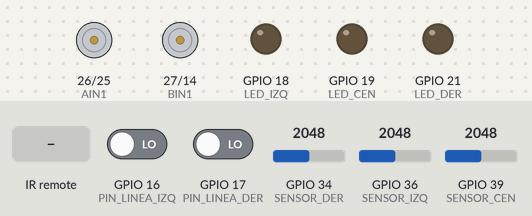
The sketch below on a simulated ESP32. Parts: motor-driver pin pairs drawn as motors (green arrow = first pin HIGH = forward, orange = second pin HIGH = backward, longer = more drive, scaled by the enable pin), output pins drawn as LEDs (lit = HIGH). Dashed ring = blinking. The inputs (shaded band) are chosen by the test bench; at power-on: GPIO 36 (SENSOR_IZQ) = 2048, GPIO 34 (SENSOR_DER) = 2048, GPIO 39 (SENSOR_CEN) = 2048, GPIO 16 (PIN_LINEA_IZQ) LOW, GPIO 17 (PIN_LINEA_DER) LOW. Nothing arrives over Bluetooth unless stated; a phone connects over Bluetooth LE 3 s after start; what the sketch prints to the serial monitor is not drawn.

Above: at 1.2 s.
1.3 s: infrared code 0xF30CFF00 received
At 1.6 s:
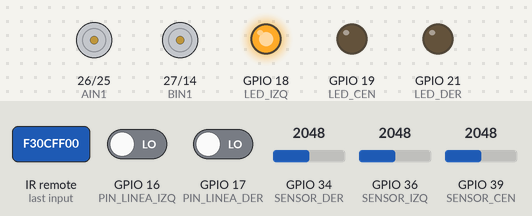
2.8 s: infrared code 0xF609FF00 received
At 2.92 s:
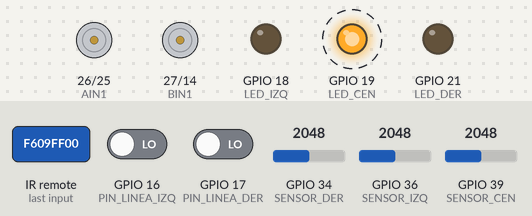
6.3 s: GPIO 36 (SENSOR_IZQ) set to 1954
9.8 s: GPIO 34 (SENSOR_DER) set to 1896
At 10.5 s:
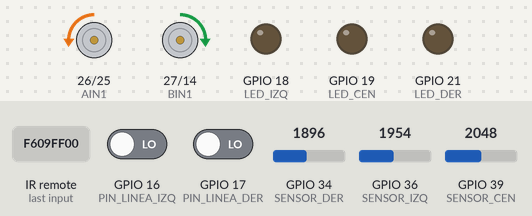
11.3 s: GPIO 39 (SENSOR_CEN) set to 1951
12.8 s: GPIO 39 (SENSOR_CEN) set to 1854
At 14.0 s:
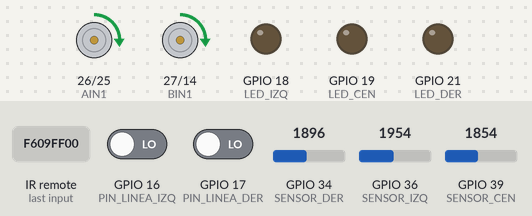
Timing chart, 0 to 15.3 s (numbered marks = the images above; inputs shaded):
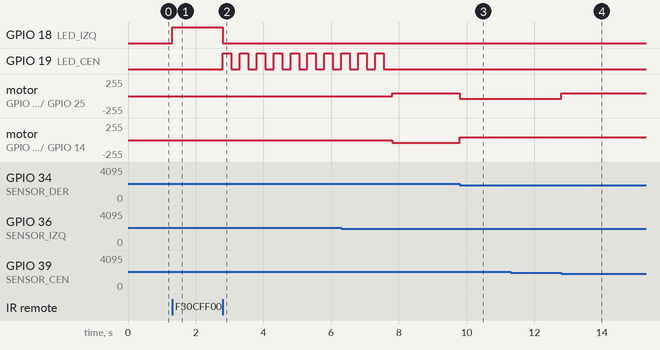

Measured:
- the behaviour switches between 1954 and 1953 on GPIO 34 (SENSOR_DER) (found by bisection; images 2 and 3)
- the behaviour switches between 1897 and 1896 on GPIO 39 (SENSOR_CEN) (found by bisection; images 3 and 4)
- after the input at 1.3 s, GPIO 18 (LED_IZQ): LOW → HIGH at once
- after the input at 2.8 s, GPIO 18 (LED_IZQ): HIGH → LOW at once; GPIO 19 (LED_CEN): alternates HIGH for 0.25 s and LOW for 0.25 s, starting at once
- after the input at 9.8 s, motor on GPIO 26 (AIN1) / GPIO 25 (AIN2): forward 40/255 → backward 40/255 at once; motor on GPIO 27 (BIN1) / GPIO 14 (BIN2): backward 40/255 → forward 40/255 at once
- after the input at 11.3 s, every drawn part: stays the same
- after the input at 12.8 s, motor on GPIO 26 (AIN1) / GPIO 25 (AIN2): backward 40/255 → forward 40/255 at once

The sketch:

combate.ino
```cpp
#include <Arduino.h>
#include <IRremote.hpp>
#include <BLEDevice.h>
#include <BLEServer.h>
#include <BLEUtils.h>
#include <BLE2902.h>

// ==========================================
// 1. CONFIGURACIÓN DE HARDWARE (Sandro v1.5)
// ==========================================

// --- PINES DE MOTORES (Driver TB6612FNG) ---
#define PWMA 32           // PWM Motor Derecho[cite: 1]
#define AIN1 26           // Dirección 1 Motor Derecho[cite: 1]
#define AIN2 25           // Dirección 2 Motor Derecho[cite: 1]

#define PWMB 13           // PWM Motor Izquierdo[cite: 1]
#define BIN1 27           // Dirección 1 Motor Izquierdo[cite: 1]
#define BIN2 14           // Dirección 2 Motor Izquierdo[cite: 1]

// --- PINES DE SENSORES ---
#define SENSOR_IZQ 36       // S1 (Oponente Izquierda)[cite: 1]
#define SENSOR_CEN 39       // S2 / VN (Oponente Centro)[cite: 1]
#define SENSOR_DER 34       // S3 / VP (Oponente Derecha)[cite: 1]
#define PIN_EMISORES 22     // PWM Emisores IR (Q5)[cite: 1]

#define PIN_LINEA_IZQ 16    // SL1 (RX2)[cite: 1]
#define PIN_LINEA_DER 17    // SL2 (TX2)[cite: 1]

// --- INTERFAZ ---
#define PIN_RECEPTOR_IR 4   // VS1838B (Árbitro)[cite: 1]
#define LED_IZQ 18          // L1[cite: 1]
#define LED_CEN 19          // L2[cite: 1]
#define LED_DER 21          // L3[cite: 1]

// Variables globales para la Máquina de Estados
int estadoRobot = 0;           // Arranca en 0 (Esperando selección)
int estrategiaSeleccionada = 0; // Guardará el número de la estrategia

// EL SEGURO DE LOS MOTORES:
// 0 = Totalmente inmovilizado (Seguro para probar sensores).
// 150 = Límite seguro para probar empuj.
int LIMITE_PWM = 40;

BLEServer* pServer = NULL;
BLECharacteristic* pCharacteristicTX = NULL; // Le cambiamos el nombre a TX
bool deviceConnected = false;

// Variable para el cronómetro del Bluetooth
unsigned long tiempoAnteriorBLE = 0;

// Identificadores exactos que exige Bluefruit Connect
#define SERVICE_UUID           "6E400001-B5A3-F393-E0A9-E50E24DCCA9E"
#define CHARACTERISTIC_UUID_RX "6E400002-B5A3-F393-E0A9-E50E24DCCA9E" // Canal de recepción
#define CHARACTERISTIC_UUID_TX "6E400003-B5A3-F393-E0A9-E50E24DCCA9E" // Canal de transmisión

class MyServerCallbacks: public BLEServerCallbacks {
    void onConnect(BLEServer* pServer) {
      deviceConnected = true;
    };
    void onDisconnect(BLEServer* pServer) {
      deviceConnected = false;
      pServer->startAdvertising();
    }
};
// ==========================================
// 2. INICIALIZACIÓN
// ==========================================
void setup() {
    Serial.begin(115200);

// --- CONFIGURACIÓN BLE UART ---
    BLEDevice::init("Evil_Sandro");
    pServer = BLEDevice::createServer();
    pServer->setCallbacks(new MyServerCallbacks());

    BLEService *pService = pServer->createService(SERVICE_UUID);

    // 1. Creamos el canal TX (Para enviar datos al iPhone)
    pCharacteristicTX = pService->createCharacteristic(
                        CHARACTERISTIC_UUID_TX,
                        BLECharacteristic::PROPERTY_NOTIFY
                      );
    pCharacteristicTX->addDescriptor(new BLE2902());

    // 2. Creamos el canal RX (Para que la app Bluefruit no tire error)
    BLECharacteristic *pCharacteristicRX = pService->createCharacteristic(
                                             CHARACTERISTIC_UUID_RX,
                                             BLECharacteristic::PROPERTY_WRITE
                                           );

    pService->start();

    BLEAdvertising *pAdvertising = BLEDevice::getAdvertising();
    pAdvertising->addServiceUUID(SERVICE_UUID);
    pAdvertising->setScanResponse(true);
    BLEDevice::startAdvertising();

    // 1. Configurar entradas de sensores
    pinMode(SENSOR_IZQ, INPUT);
    pinMode(SENSOR_CEN, INPUT);
    pinMode(SENSOR_DER, INPUT);
    pinMode(PIN_LINEA_IZQ, INPUT);
    pinMode(PIN_LINEA_DER, INPUT);
    pinMode(PIN_RECEPTOR_IR, INPUT);

    // 2. Configurar salidas de motores
    pinMode(PWMA, OUTPUT);
    pinMode(AIN1, OUTPUT);
    pinMode(AIN2, OUTPUT);

    pinMode(PWMB, OUTPUT);
    pinMode(BIN1, OUTPUT);
    pinMode(BIN2, OUTPUT);

    // 3. Configurar salidas de interfaz y emisores
    pinMode(PIN_EMISORES, OUTPUT);
    pinMode(LED_IZQ, OUTPUT);
    pinMode(LED_CEN, OUTPUT);
    pinMode(LED_DER, OUTPUT);

    // 4. Estado seguro inicial (Todo apagado)
    digitalWrite(PIN_EMISORES, LOW);
    digitalWrite(LED_IZQ, LOW);
    digitalWrite(LED_CEN, LOW);
    digitalWrite(LED_DER, LOW);

    // Acá llamaremos a moverMotores(0, 0) cuando la creemos
    // Inicializamos el receptor IR en el pin D4
    IrReceiver.begin(PIN_RECEPTOR_IR, DISABLE_LED_FEEDBACK);


    Serial.println("Sandro v1.5 Inicializado. Esperando órdenes...");
}

void loop() {
    unsigned long tiempoActual = millis();
    if (tiempoActual - tiempoAnteriorBLE >= 1000) {
        tiempoAnteriorBLE = tiempoActual;

        int linIzq = digitalRead(PIN_LINEA_IZQ);
        int linDer = digitalRead(PIN_LINEA_DER);
        int opIzq = analogRead(SENSOR_IZQ);
        int opCen = analogRead(SENSOR_CEN);
        int opDer = analogRead(SENSOR_DER);

        String telemetria = "E:" + String(estadoRobot) +
                            " L[" + String(linIzq) + "|" + String(linDer) + "] " +
                            "Op[I:" + String(opIzq) + " C:" + String(opCen) + " D:" + String(opDer) + "]";
        enviarMensajeBLE(telemetria);
    }

    switch (estadoRobot) {

        // ==================================================
        // ESTADO 0: ESPERANDO QUE ELIJAS LA ESTRATEGIA (1 al 9)
        // ==================================================
        case 0:
            if (IrReceiver.decode()) {
                uint32_t codigo = IrReceiver.decodedIRData.decodedRawData;


                if (codigo == 0xF30CFF00) { // BOTON 1
                    estrategiaSeleccionada = 1;
                    estadoRobot = 1;
                    digitalWrite(LED_IZQ, HIGH);
                    enviarMensajeBLE("Estrategia 1 (Busqueda Lenta). Esperando PLAY...");
                }
                else if (codigo == 0xE718FF00) { // BOTON 2
                    estrategiaSeleccionada = 2;
                    estadoRobot = 1;
                    digitalWrite(LED_CEN, HIGH);
                    enviarMensajeBLE("Estrategia 2 (Patrulla Borde). Esperando PLAY...");
                }
                else if (codigo == 0xBC43FF00) { // BOTON "E/R"
                    estadoRobot = 3;
                    digitalWrite(LED_DER, HIGH);
                    enviarMensajeBLE("Telemetría Exclusiva (Motores bloqueados)");
                }
                IrReceiver.resume(); // Prepara el receptor para el próximo botón
            }
            break;

        // ==================================================
        // ESTADO 1: ESPERANDO EL BOTÓN "PLAY" PARA ARRANCAR
        // ==================================================
        case 1:
            if (IrReceiver.decode()) {
                uint32_t codigo = IrReceiver.decodedIRData.decodedRawData;
                enviarMensajeBLE(">>> Botón IR detectado: " + String(codigo, HEX));
                if (codigo == 0xF609FF00) { // Si apretaste "PLAY"
                    // Apagamos el LED de confirmación
                    digitalWrite(LED_IZQ, LOW);
                    digitalWrite(LED_CEN, LOW);
                    enviarMensajeBLE("¡INICIANDO EN 5 SEGUNDOS!");

                    // Parpadeo reglamentario de 5 segundos
                    for(int i = 0; i < 10; i++) {
                        digitalWrite(LED_CEN, HIGH);
                        delay(250);
                        digitalWrite(LED_CEN, LOW);
                        delay(250);
                    }

                    estadoRobot = 2; // Entramos en modo combate
                }

                IrReceiver.resume();
            }
            break;

        // ==================================================
        // ESTADO 2: MODO COMBATE
        // ==================================================
        case 2:
            if (IrReceiver.decode()) {
                uint32_t codigo = IrReceiver.decodedIRData.decodedRawData;

                if (codigo == 0xF609FF00 || codigo == 0xF30CFF00 || codigo == 0xBC43FF00) {
                    moverMotores(0, 0);
                    estadoRobot = 0;
                    digitalWrite(LED_IZQ, LOW); digitalWrite(LED_CEN, LOW); digitalWrite(LED_DER, LOW);
                    enviarMensajeBLE("¡ROBOT DETENIDO!");
                }
                IrReceiver.resume();
            }

            // Lógica de Combate
            if (estadoRobot == 2) {
                if (estrategiaSeleccionada == 1) rutinaBusquedaDeAPoco();
                else if (estrategiaSeleccionada == 2) rutinaPatrullaYAtaca();
            }
            break;

        // ==================================================
        // ESTADO 3: TELEMETRÍA POR BLUETOOTH
        // ==================================================
        case 3:
        // El estado 3 ahora queda libre de interrupciones.
            // Solo escucha si querés salir de la telemetría.
            moverMotores(0, 0);
            if (IrReceiver.decode()) {
                uint32_t codigo = IrReceiver.decodedIRData.decodedRawData;
                if (codigo == 0xF30CFF00 || codigo == 0xF609FF00) { // Botón "1" o "PLAY" para salir
                    estadoRobot = 0; digitalWrite(LED_DER, LOW);
                    enviarMensajeBLE("Saliendo de telemetría.");
                }
                IrReceiver.resume();
            }
            break;
    }
}

void rutinaBusquedaDeAPoco() {
    int pos = buscarOponente();

    if (pos == 0) {
        // No ve a nadie -> Gira lento, avanza un poco
        moverMotores(120, -120); delay(100);
        moverMotores(80, 80);    delay(50);
        moverMotores(0, 0);      delay(20);
    }
    else if (pos == 2) { // CENTRO -> Ataque
        moverMotores(255, 255);
    }
    else if (pos == 1) { // IZQUIERDA -> Gira Izquierda
        moverMotores(-120, 120);
    }
    else if (pos == 3) { // DERECHA -> Gira Derecha
        moverMotores(120, -120);
    }
}

void rutinaPatrullaYAtaca() {
    // 1. PRIORIDAD ABSOLUTA: No caerse de la mesa (Línea Negra = 1)
    int lineaIzq = digitalRead(PIN_LINEA_IZQ);
    int lineaDer = digitalRead(PIN_LINEA_DER);

    if (lineaIzq == 1 || lineaDer == 1) {
        moverMotores(-100, -100); delay(200); // Retrocede
        moverMotores(100, -100);  delay(300); // Gira
        return; // Corta la función acá para no ejecutar lo de abajo
    }

    // 2. Si el piso es seguro, buscamos oponente
    int pos = buscarOponente();

    if (pos == 2) { // Lo ve de frente
        moverMotores(255, 255);
    }
    else if (pos == 1) { // Lo ve a la Izquierda
        moverMotores(-120, 120);
    }
    else if (pos == 3) { // Lo ve a la Derecha
        moverMotores(120, -120);
    }
    else { // No ve a nadie, avanza suave patrullando
        moverMotores(60, 60);
    }
}

int buscarOponente() {
    int i = analogRead(SENSOR_IZQ);
    int c = analogRead(SENSOR_CEN);
    int d = analogRead(SENSOR_DER);
    int umbral = 2000;

    // Si todos están por encima del umbral, no hay nadie cerca
    if (i > umbral && c > umbral && d > umbral) {
        return 0;
    }

    // Si llegamos acá, al menos uno cruzó el umbral.
    // ¿Cuál tiene el valor MAS BAJO (El oponente está más cerca de él)?
    if (c <= i && c <= d) return 2; // El Centro es el más bajo
    if (i <= c && i <= d) return 1; // La Izquierda es el más bajo
    if (d <= c && d <= i) return 3; // La Derecha es el más bajo

    return 0;
}

void moverMotores(int velIzq, int velDer) {
    if (velIzq > LIMITE_PWM) velIzq = LIMITE_PWM;
    if (velIzq < -LIMITE_PWM) velIzq = -LIMITE_PWM;
    if (velDer > LIMITE_PWM) velDer = LIMITE_PWM;
    if (velDer < -LIMITE_PWM) velDer = -LIMITE_PWM;

    // --- Motor Izquierdo (B) ---
    if (velIzq >= 0) {
        digitalWrite(BIN1, HIGH); digitalWrite(BIN2, LOW); analogWrite(PWMB, velIzq);
    } else {
        digitalWrite(BIN1, LOW); digitalWrite(BIN2, HIGH); analogWrite(PWMB, -velIzq);
    }
    // --- Motor Derecho (A) ---
    if (velDer >= 0) {
        digitalWrite(AIN1, HIGH); digitalWrite(AIN2, LOW); analogWrite(PWMA, velDer);
    } else {
        digitalWrite(AIN1, LOW); digitalWrite(AIN2, HIGH); analogWrite(PWMA, -velDer);
    }
}

void enviarMensajeBLE(String mensaje) {
    if (deviceConnected) {
        mensaje += "\n";
        pCharacteristicTX->setValue(mensaje.c_str());
        pCharacteristicTX->notify();
    }
}
```
